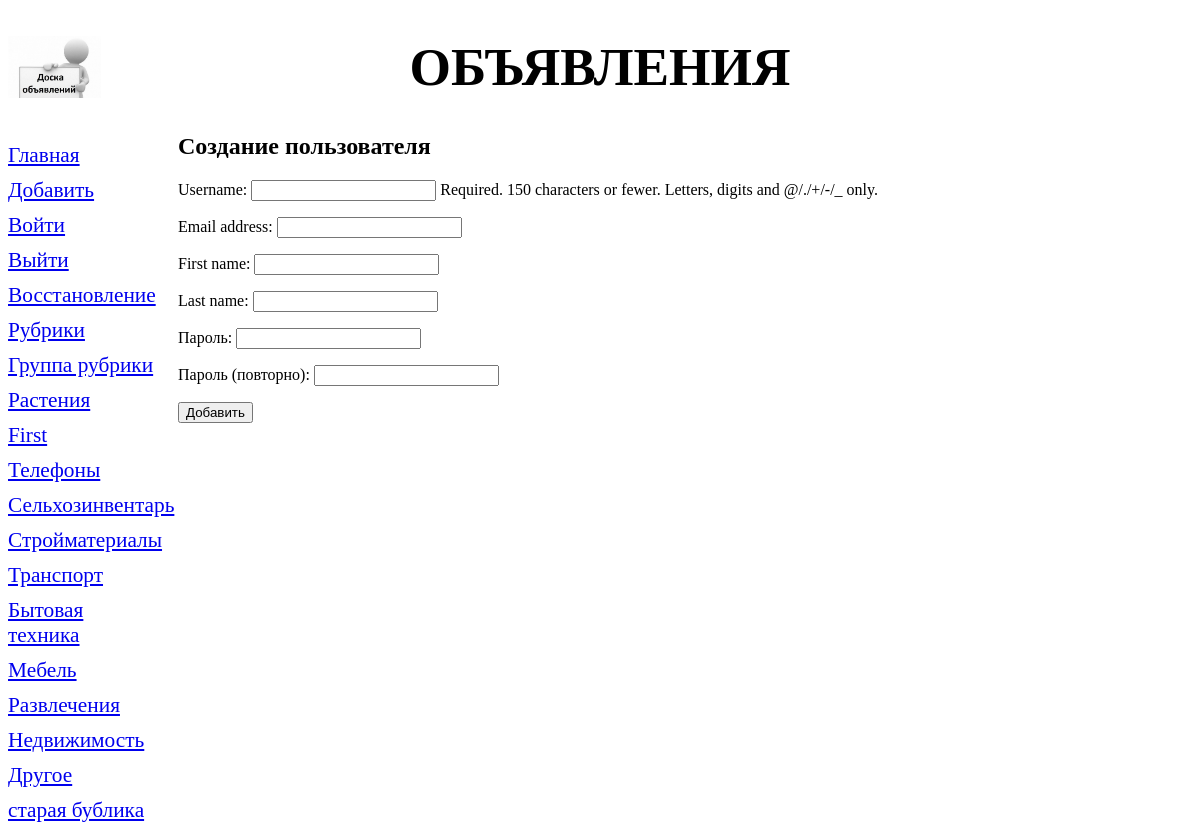
Page /bboard/add_user/ on the earlier database version.
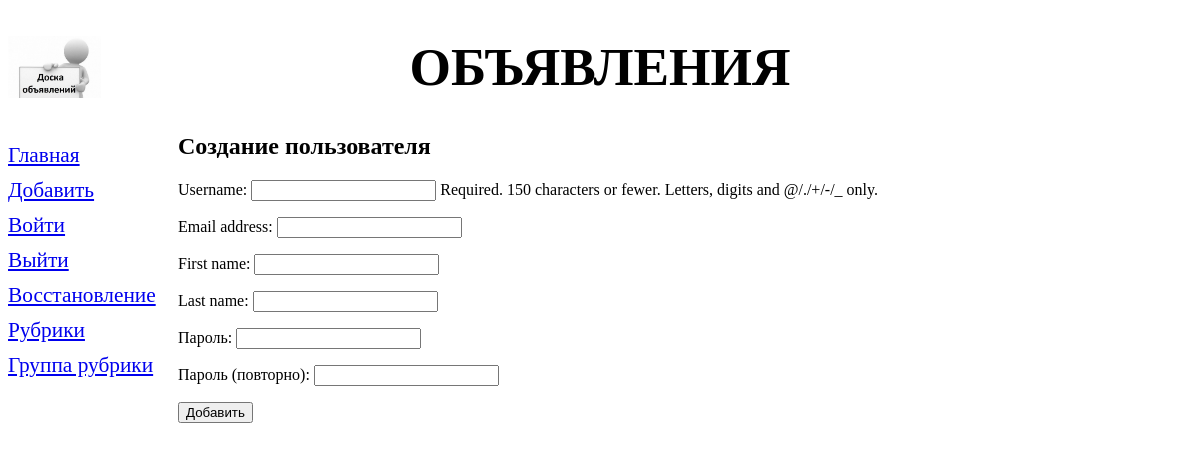
Same page on the later database version.
### bboard/models.py (models this page shows, shortened)
class Rubric (models.Model):#клас рубрик
    name = models.CharField(max_length=20, db_index=True, verbose_name='Название')
    order = models.SmallIntegerField(default=0, db_index=True)
    class Meta:
        verbose_name_plural = 'Рубрики'
        verbose_name = 'Рубрика'
        ordering = ['order', 'name']

### bboard/views.py (the view)
# urls.py: path('add_user/', UserCreateView.as_view()),
class UserCreateView(CreateView):
    template_name = 'bboard/create_user.html'
    form_class = RegisterUserForm
    success_url = reverse_lazy('index')
    def get_context_data(self, **kwargs):#нужно добавить в контекст шаблона список рубрик
        context = super().get_context_data(**kwargs)#метод формируент контекст шаблона
        context['rubrics'] = Rubric.objects.all()#добавим рубрики
        return context

### bboard/forms.py
class RegisterUserForm(forms.ModelForm):
    password1 = forms.CharField(label='Пароль')
    password2 = forms.CharField(label='Пароль (повторно)')
    class Meta:
        model = User
        fields = ('username', 'email', 'first_name', 'last_name')

### bboard/templates/bboard/create_user.html (shortened to what this page needs)
{% extends "layout/basic.html" %}
{% block content %}
<h2>Создание пользователя</h2>
<form method="post">
    {{ form.as_p }}
    <input type="submit" value="Добавить">
</form>
{% endblock %}

### bboard/templates/layout/basic.html (shortened to what this page needs)
{% load static %}
<!DOCTYPE html>
<html>
    <head>
        <link rel="stylesheet" type="text/css" href="{% static 'bboard/style.css' %}">
    </head>
    <body>
        <header>
            <h1>Объявления</h1>
        </header>
        <nav>
            <a href="{% url 'index' %}">Главная</a>
            <a href="{% url 'add' %}">Добавить</a>
            <a href="{% url 'login' %}">Войти</a>
            <a href="{% url 'logout' %}">Выйти</a>
            <a href="{% url 'password_reset' %}">Восстановление</a>
            <a href="{% url 'rubrics' %}">Рубрики</a>
            <a href="{% url 'rubrics_formset' %}">Группа рубрики</a>
            {% for rubric in rubrics %}
            <a href="{{ rubric.get_absolute_url }}">{{ rubric.name }}</a>
            {% endfor %}
        </nav>
        <section>
        {% block content %}
        {% endblock %}
        </section>
    </body>
</html>

Differences in the rows shown:
removed Rubric: name "Растения"
removed Rubric: name "First"
removed Rubric: name "Телефоны"
removed Rubric: name "Сельхозинвентарь"
removed Rubric: name "Стройматериалы"
removed Rubric: name "Транспорт"
removed Rubric: name "Бытовая техника"
removed Rubric: name "Мебель"
removed Rubric: name "Развлечения"
removed Rubric: name "Недвижимость"
removed Rubric: name "Другое"
removed Rubric: name "старая бублика"
